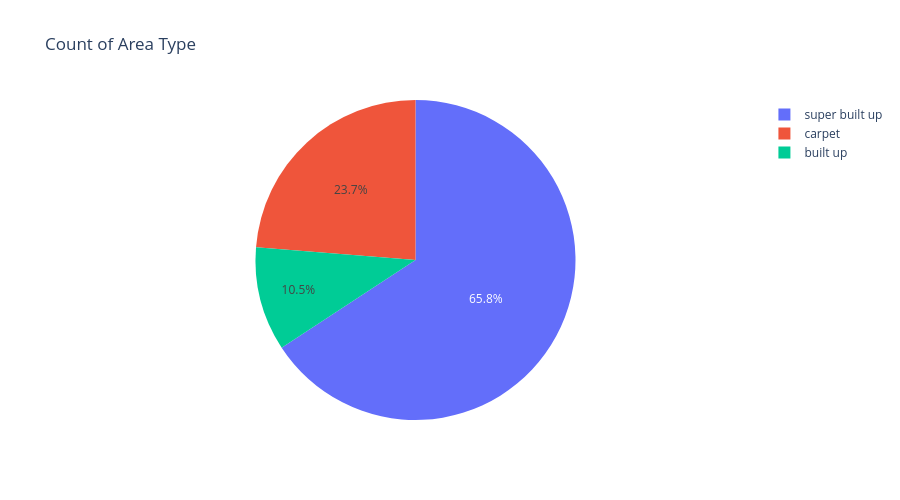

Here is the notebook cell this chart was saved with:
### Code cell
px.pie(df, names='area_type', title='Count of Area Type', height=500)

### Figure 1 — Plotly figure (JSON) as saved in the notebook; plotly's stock layout.template omitted (floating-point values rounded to 4 significant figures; data arrays with more than 128 entries replaced by an {"elided": "..."} marker saying what was removed)
{"data": [{"domain": {"x": [0, 1], "y": [0, 1]}, "hovertemplate": "area_type=%{label}<extra></extra>", "labels": {"elided": "2904 str values"}, "legendgroup": "", "name": "", "showlegend": true, "type": "pie"}], "layout": {"height": 500, "legend": {"tracegroupgap": 0}, "title": {"text": "Count of Area Type"}}}
